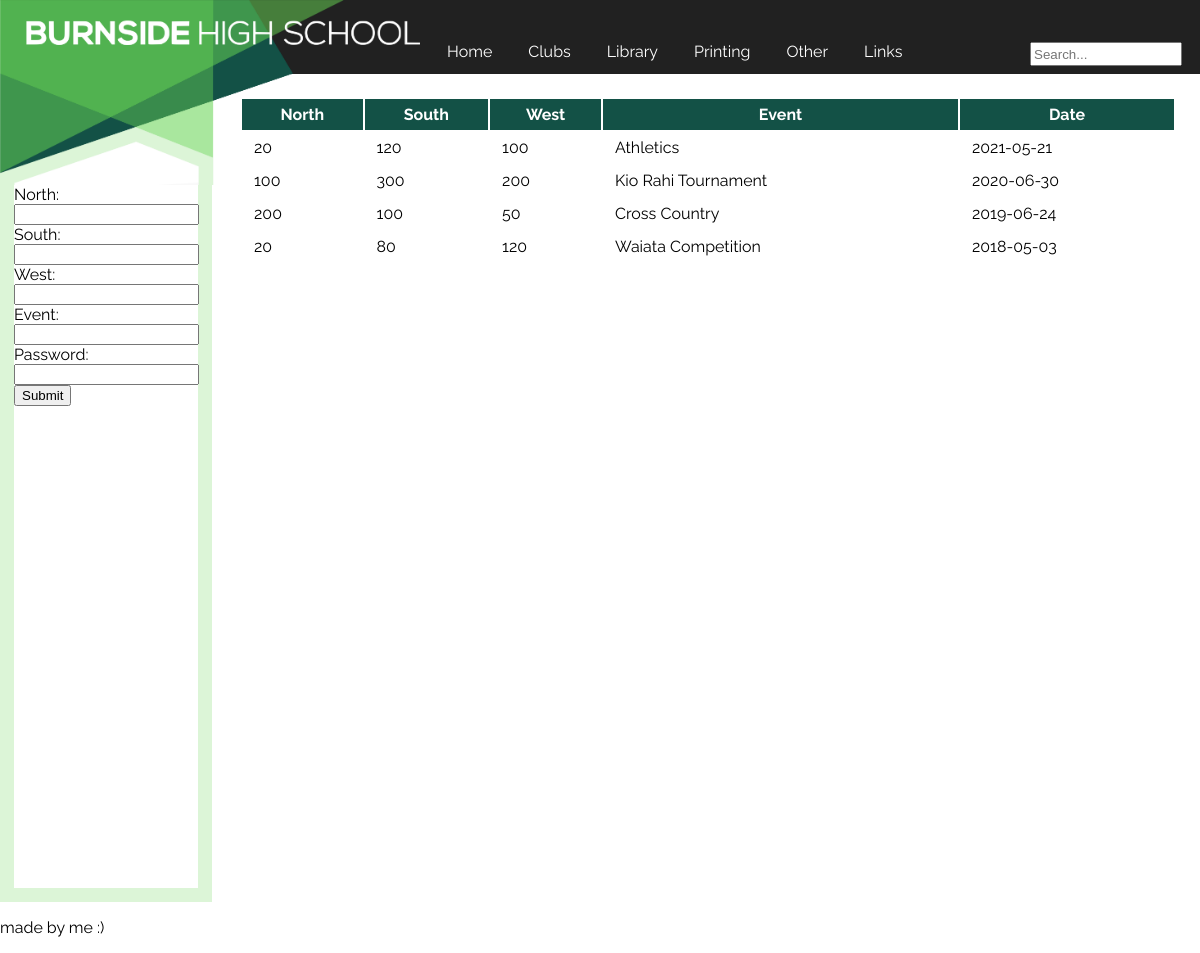
The page /divpoints on the database its author committed.
### tables this page shows
CREATE TABLE Points (id INTEGER PRIMARY KEY, north INTEGER, south INTEGER, west INTEGER, event STRING, date DATE);

### main.py (the view)
@app.route('/divpoints')
def divpoints():
    with sqlite3.connect("db/Divisionalpoints.db") as connection:
        cursor=connection.cursor()
        cursor.execute('SELECT north,south,west,event,date FROM Points ORDER BY date DESC')
        results=cursor.fetchall()
    return render_template('divisionalpoints.html',results=results)

### templates/divisionalpoints.html
{% extends 'layout.html' %}
{% block content %}
<table>
    <tr>
        <th>North</th>
        <th>South</th>
        <th>West</th>
        <th>Event</th>
        <th>Date</th>
    </tr>
    {%for item in results%}
    <tr>
        <td>{{item[0]}}</td>
        <td>{{item[1]}}</td>
        <td>{{item[2]}}</td>
        <td>{{item[3]}}</td>
        <td>{{item[4]}}</td>
    </tr>
    {% endfor %}
</table>
{% endblock %}
{% block sidebar %}
    <form action='/action_page.php'>
        <label for="North">North:</label><br>
        <input type="number" id="North" name="North" min=0><br>
        <label for="South">South:</label><br>
        <input type="number" id="South" name="South" min=0>
        <label for="West">West:</label><br>
        <input type="number" id="West" name="West"min=0><br>
        <label for="Event">Event:</label><br>
        <input type="text" id="Event" name="Event">
        <label for="Password">Password:</label><br>
        <input type="text" id="Password" name="Password"><br>
        <input type="submit" id="Submit" name="Submit">
    </form>
{% endblock %}

### templates/layout.html (shortened to what this page needs)
<!DOCTYPE html>
<head>
    <link rel="stylesheet" href="/static/css/style.css">
</head>
<body>
    <a href="/">
        <img src="static/css/corner triangles 5.4.png"alt="burnside logo">
    </a>
    {% include 'header.html' %}
    <article>
        {% block content%}{% endblock %}
    </article>
    <div class="sidenav">
        {% block sidebar%}{% endblock %}
    </div>
    {% include 'footer.html' %}
</body>

### templates/header.html
<header>
    <a href="/">Home</a>
    <a href="/clubs">Clubs</a>
    <a href="/library">Library</a>
    <a href="/print">Printing</a>
    <a href="/other">Other</a>
    <a href="/links">Links</a>
    <form class=example>
        <input type="text" placeholder="Search...">
    </form>
</header>

### templates/footer.html
<p>made by me :)</p>

### static/css/style.css (style rules this page uses)
body { font-family: 'Raleway', sans-serif; margin: 0px 0px 0px 0px; background-color: white; background-size: 30vw, 15.0857142857vw; }
header { background-color: rgba(33, 33, 33, 100); height: 6.15vw; }
header a { color: white; text-decoration: none; float:left; margin-top: 2.75vw; margin-left: 1.5vw; padding:0.75vw; }
header input[type=text] { float:right; margin-top: 3.5vw; margin-right: 1.5vw; height:1.5vw; width: 12vw; }
article { background-color: white; }
img { width: 35vw; height: 100%; float: left; }
.sidenav { height:100vh; width:15.34vw; top:0; background-color: white; border-color: rgba(220, 245, 215, 100); border-width: 1.2vw; border-style: solid; }
table { width:82%; float: right; padding:2vw; position:relative; top:-9.3vw; }
th { background-color: rgba(19, 81, 70, 100); color:white; padding:0.5vw; }
td { padding:0.5vw 0 0.5vw 1vw; }

### rows shown on the page
Points: north "20", south "120", west "100", event "Athletics", date "2021-05-21"
Points: north "100", south "300", west "200", event "Kio Rahi Tournament", date "2020-06-30"
Points: north "200", south "100", west "50", event "Cross Country", date "2019-06-24"
Points: north "20", south "80", west "120", event "Waiata Competition", date "2018-05-03"
